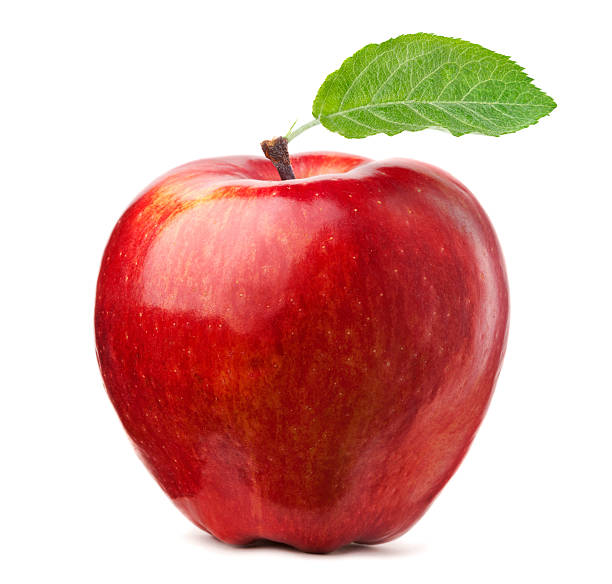
#> input picture workshops/apple.jpg, 612 x 584 px, found by its file name
$ python rotate_pil.py
#> lines starting #> are read from the running program, lines starting #| are printed output that depends on the picture
# Copyright 2019 Google LLC
#
# Licensed under the Apache License, Version 2.0 (the "License");
# you may not use this file except in compliance with the License.
# You may obtain a copy of the License at
#
#     https://www.apache.org/licenses/LICENSE-2.0
#
# Unless required by applicable law or agreed to in writing, software
# distributed under the License is distributed on an "AS IS" BASIS,
# WITHOUT WARRANTIES OR CONDITIONS OF ANY KIND, either express or implied.
# See the License for the specific language governing permissions and
# limitations under the License.

from PIL import Image

# read in the image
image = Image.open('apple.jpg')
#> image is the input picture: PIL image 612x584 RGB; mean R, G, B 220.6, 173.4, 166.3

# rotate the image 90 degrees
rotate = image.transpose(Image.ROTATE_90)
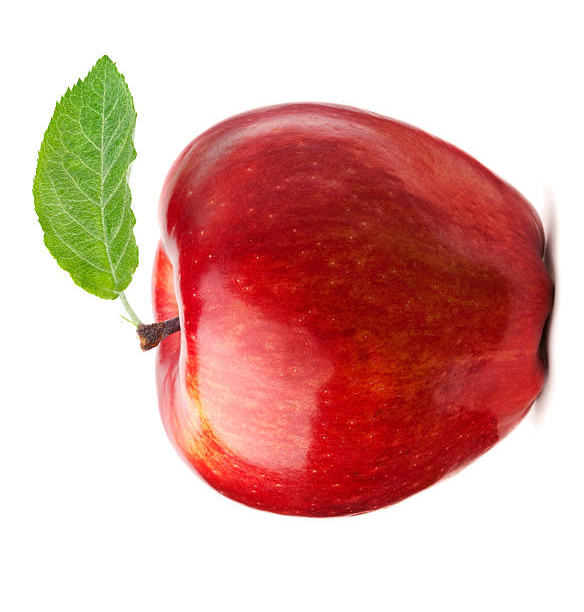
#> rotate: PIL image 584x612 RGB; mean R, G, B 220.6, 173.4, 166.3
rotate.show()

# rotate the image 180 degrees
rotate = image.transpose(Image.ROTATE_180)
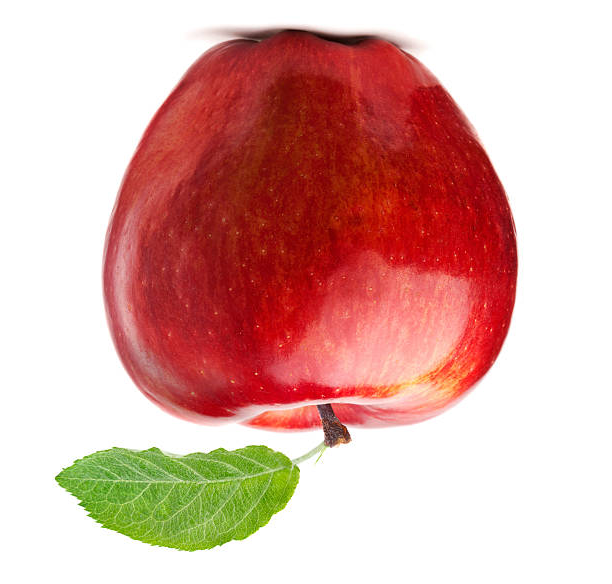
#> rotate: PIL image 612x584 RGB; mean R, G, B 220.6, 173.4, 166.3
rotate.show()

# rotate the image 270 degrees
rotate = image.transpose(Image.ROTATE_270)
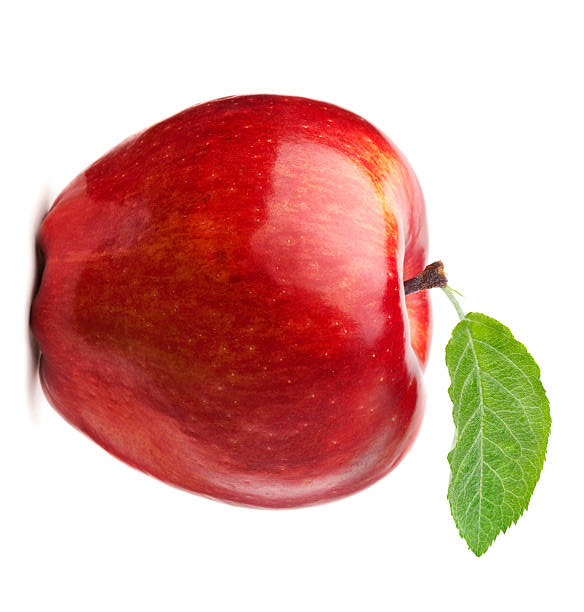
#> rotate: PIL image 584x612 RGB; mean R, G, B 220.6, 173.4, 166.3
rotate.show()
